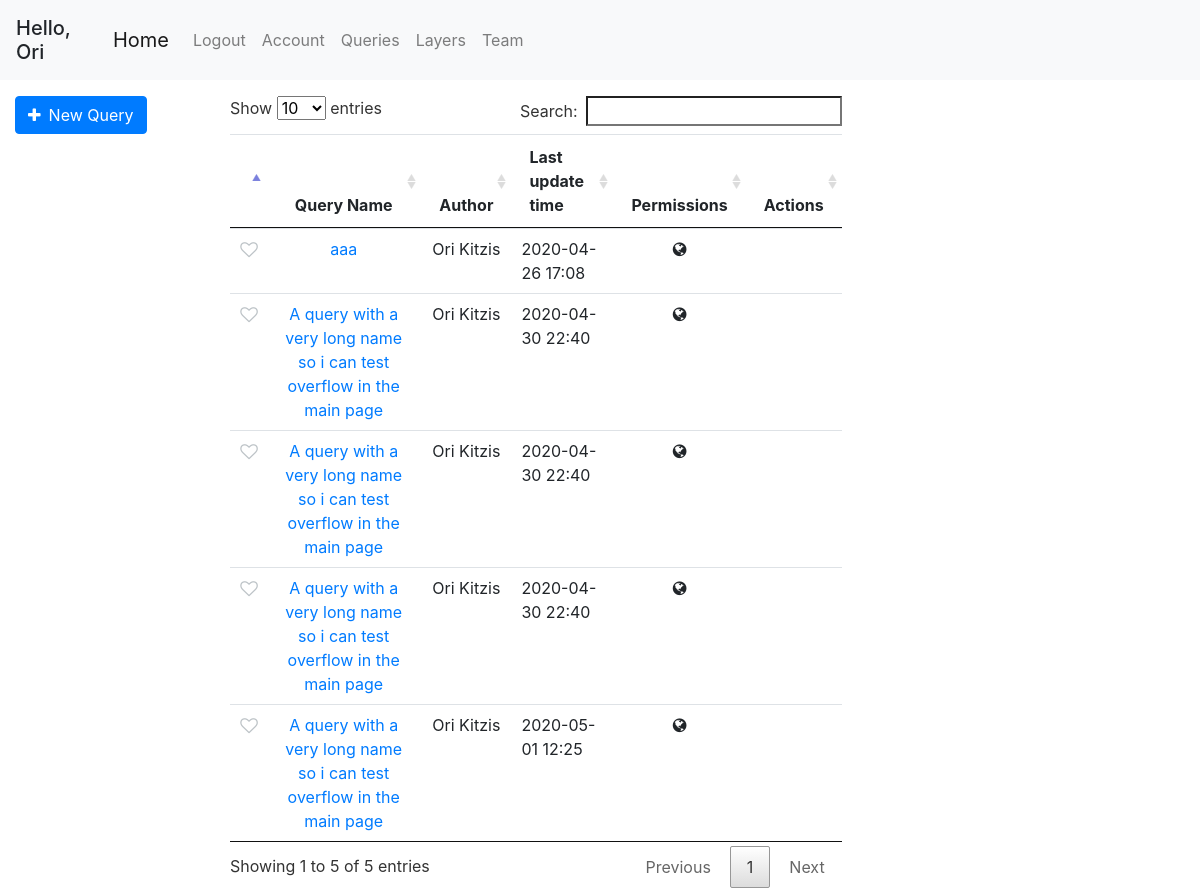
/queries (signed in), run on the app's committed database.
### geoportal/models.py (models this page shows, shortened)
class User(db.Model, UserMixin):
    id = db.Column(db.Integer, primary_key=True)
    username = db.Column(db.String(20), unique=True, nullable=False)
    email = db.Column(db.String(120), unique=True, nullable=False)
    first_name = db.Column(db.String(20), nullable=False, default='')
    last_name = db.Column(db.String(20), nullable=False, default='')
    password = db.Column(db.String(60), nullable=False)
    team_id = db.Column(db.Integer, db.ForeignKey('team.id'))
    roles = db.relationship('Role', secondary='user_roles')
    layers = db.relationship('Layer', backref='user', lazy=True)
    queries = db.relationship('Query', backref='user', lazy=True)
    preferences = db.relationship('UserPreferences', backref='user', lazy=True)
    @property
    def full_name(self):
        return f'{self.first_name} {self.last_name}'
    def has_role(self, role_name):
        for role in self.roles:
            if role.name == role_name:
                return True
        return False

class Query(db.Model):
    id = db.Column(db.Integer, primary_key=True)
    user_id = db.Column(db.Integer, db.ForeignKey('user.id'), nullable=False, default=0)
    query_name = db.Column(db.String(120))
    db_name = db.Column(db.String(20))
    date_uploaded = db.Column(db.DateTime, nullable=False, default=datetime.datetime.now)
    last_update_time = db.Column(db.DateTime, nullable=False, default=datetime.datetime.now)
    query_text = db.Column(db.Text, nullable=False, default='')
    only_user = db.Column(db.Boolean, default=False)
    only_team = db.Column(db.Boolean, default=False)
    public = db.Column(db.Boolean, default=True)
    parameters = db.relationship('QueryTextParameters', backref='query', lazy=True)
    polygon_parameters = db.relationship('QueryPolygonParameters', backref='query', lazy=True)
    @property
    def pretty_last_update_time(self):
        return self.last_update_time.strftime('%Y-%m-%d %H:%M')

### geoportal/queries/views.py (the view)
@queries.route('/queries')
@login_required
def get_queries():
    queries = get_allowed_queries()
    marked_queries = db.session.query(UserMarkedQuery.query_id).filter_by(user_id=current_user.id).all()
    marked_queries = [query[0] for query in marked_queries]
    return render_template('queries.html', queries=queries, marked_queries=marked_queries)

### geoportal/models.py (called while the page is built)
@login_manager.user_loader
def load_user(user_id):
    return User.query.get(int(user_id))

### geoportal/queries/utils.py (called while the page is built)
def marked_queries_first(queries):
    return sorted(queries, key=lambda query: UserMarkedQuery.query.filter(and_(UserMarkedQuery.query_id == query.id, UserMarkedQuery.user_id == current_user.id)).first() is not None, reverse=True)

def get_allowed_queries():
    if current_user.is_authenticated:
        queries = Query.query.order_by(Query.only_user.desc(), Query.public).all()
        authorized_queries = []
        for query in queries:
            if query.public or (query.only_team and User.query.get(query.user_id).team_id == current_user.team_id) or query.user_id == current_user.id:
                authorized_queries.append(query)
        queries = authorized_queries
        queries = marked_queries_first(queries)
    else:
        queries = Query.query.filter_by(public=True).all()
    return queries

### geoportal/templates/queries.html (shortened to what this page needs)
{% extends "base.html" %}
{% block left_sidebar %}
    <form class="mt-3" action="/query">
        <button class="btn btn-primary"><span class="fa fa-plus mr-2"></span>New Query</button>
    </form>
{% endblock left_sidebar %}
{% block content %}
<div class="col-md-10 mt-3">
    <table id="queries-table" class="table table-hover table-condensed dataTable no-footer">
        <thead style="text-align: center">
            <tr>
                <th></th>
                <th>Query Name</th>
                <th>Author</th>
                <th style="text-align: left">Last update time</th>
                <th>Permissions</th>
                <th>Actions</th>
            </tr>
        </thead>
        <tbody style="text-align: center">
        {% for query in queries %}
            <tr id="{{ query.id }}">
                <td>
                    <div class="pretty p-icon p-toggle p-plain">
                        <div class="state p-off">
                            <i class="icon fa fa-heart-o "></i>
                        </div>
                    </div>
                </td>
                <td > <a href="/query/{{ query.id }}">{{ query.query_name }}</a></td>
                <td>{{ query.user.full_name }}</td>
                <td style="text-align: left">{{ query.pretty_last_update_time }}</td>
                <td>
                    {% if query.only_user %}
                    <span class="fa fa-user"></span>
                    {% elif query.only_team %}
                    <span class="fa fa-users"></span>
                    {% else %}
                    <span class="fa fa-globe"></span>
                    {% endif %}
                </td>
                <td>
                </td>
            </tr>
        {% endfor %}
        </tbody>
    </table>
</div>
{% endblock content %}

### geoportal/templates/base.html (shortened to what this page needs)
<!DOCTYPE html>
<html lang="en">
<head>
    <link rel="stylesheet" href="/static/css/bootstrap/bootstrap.min.css"/>
    <link rel="stylesheet" href="/static/css/style.css"/>
    <link rel="stylesheet" href="/static/css/leaflet/leaflet.css"/>
    <link rel="stylesheet" href="/static/css/leaflet/leaflet.draw.css"/>
    <link rel="stylesheet" href="/static/css/dataTable/jquery.dataTables.min.css">
    <link rel="stylesheet" href="https://cdnjs.cloudflare.com/ajax/libs/font-awesome/4.7.0/css/font-awesome.min.css">
    <link rel="stylesheet" href="/static/css/utils/pretty-checkbox.min.css">
    <link rel="stylesheet" href="/static/css/leaflet/leaflet.contextmenu.css">
</head>
<body>
    <header class="site-header">
        <nav class="navbar navbar-expand-lg navbar-fixed-top navbar-light bg-light">
            {% if current_user.is_authenticated %}
            <h5 class="mt-2">Hello, {{ current_user.first_name }}</h5>
            {% endif %}
            <div class="container">
                <a class="navbar-brand" href="{{ url_for('main.home') }}">Home</a>
                <div class="collapse navbar-collapse" id="navbarSupportedContent">
                    <ul class="navbar-nav mr-auto">
                        {% if current_user.is_authenticated %}
                            <li class="nav-item"><a class="nav-link" href="{{ url_for('users.logout') }}">Logout</a></li>
                            <li class="nav-item"><a class="nav-link" href="{{ url_for('users.account') }}">Account</a></li>
                            <li class="nav-item"><a class="nav-link" href="{{ url_for('queries.get_queries') }}">Queries</a></li>
                            <li class="nav-item"><a class="nav-link" href="{{ url_for('mapping.get_layers') }}">Layers</a></li>
                            {% if current_user.team_id %}
                                <li class="nav-item"><a class="nav-link" href="{{ url_for('users.team') }}">Team</a></li>
                            {% else %}
                                <li class="nav-item"><a class="nav-link" href="{{ url_for('users.new_team') }}">Create Team</a></li>
                            {% endif %}
                        {% else %}
                            <li class="nav-item"><a class="nav-link" href="{{ url_for('users.login') }}">Login</a></li>
                            <li class="nav-item"><a class="nav-link" href="{{ url_for('users.register') }}">Register</a></li>
                        {% endif %}
                    </ul>
                </div>
            </div>
        </nav>
    </header>
    <div class="container-fluid" id="content">
        <div class="row">
            <div class="col-md-3 col-lg-2 pr-0 sidebar">
                {% block left_sidebar %}{% endblock %}
            </div>
            <div class="col-md-6 col-lg-8 main">
                {% block content %}{% endblock %}
            </div>
            <div class="col-md-3 col-lg-2 sidebar" id="right-sidebar">
            </div>
        </div>
    </div>
</body>
</html>

### data on the page
User: first_name "Ori"
Query: query_name "aaa", user.full_name "Ori Kitzis", pretty_last_update_time "2020-04-26 17:08", only_user False (drawn)
Query: query_name "A query with a very long name so i can test overflow in the main page", user.full_name "Ori Kitzis", pretty_last_update_time "2020-04-30 22:40", only_user False (drawn)
Query: query_name "A query with a very long name so i can test overflow in the main page", user.full_name "Ori Kitzis", pretty_last_update_time "2020-04-30 22:40", only_user False (drawn)
Query: query_name "A query with a very long name so i can test overflow in the main page", user.full_name "Ori Kitzis", pretty_last_update_time "2020-04-30 22:40", only_user False (drawn)
Query: query_name "A query with a very long name so i can test overflow in the main page", user.full_name "Ori Kitzis", pretty_last_update_time "2020-05-01 12:25", only_user False (drawn)
